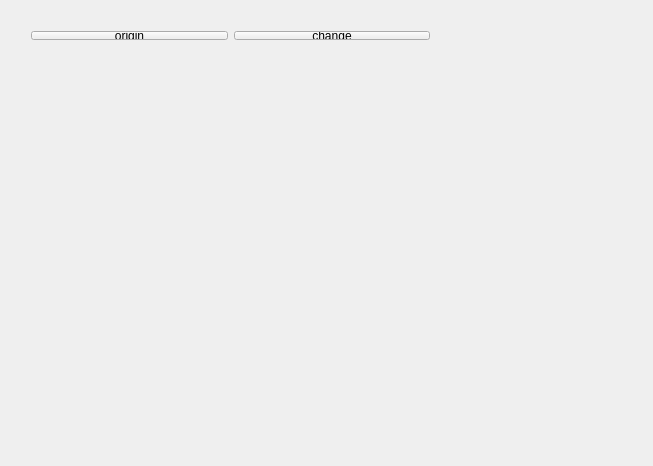
<?xml version="1.0" encoding="UTF-8"?>
<ui version="4.0">
 <class>Widget</class>
 <widget class="QWidget" name="Widget">
  <property name="geometry">
   <rect>
    <x>0</x>
    <y>0</y>
    <width>653</width>
    <height>466</height>
   </rect>
  </property>
  <property name="windowTitle">
   <string>Widget</string>
  </property>
  <widget class="QWidget" name="horizontalLayoutWidget">
   <property name="geometry">
    <rect>
     <x>20</x>
     <y>20</y>
     <width>421</width>
     <height>31</height>
    </rect>
   </property>
   <layout class="QHBoxLayout" name="horizontalLayout">
    <item>
     <widget class="QPushButton" name="pushButton">
      <property name="text">
       <string>origin</string>
      </property>
     </widget>
    </item>
    <item>
     <widget class="QPushButton" name="pushButton_2">
      <property name="text">
       <string>change</string>
      </property>
     </widget>
    </item>
   </layout>
  </widget>
  <widget class="QWidget" name="horizontalLayoutWidget_2">
   <property name="geometry">
    <rect>
     <x>20</x>
     <y>60</y>
     <width>621</width>
     <height>381</height>
    </rect>
   </property>
   <layout class="QHBoxLayout" name="horizontalLayout_2">
    <item>
     <widget class="QLabel" name="label">
      <property name="text">
       <string/>
      </property>
     </widget>
    </item>
    <item>
     <widget class="QLabel" name="label_2">
      <property name="text">
       <string/>
      </property>
     </widget>
    </item>
   </layout>
  </widget>
 </widget>
 <layoutdefault spacing="6" margin="11"/>
 <resources/>
 <connections/>
</ui>
